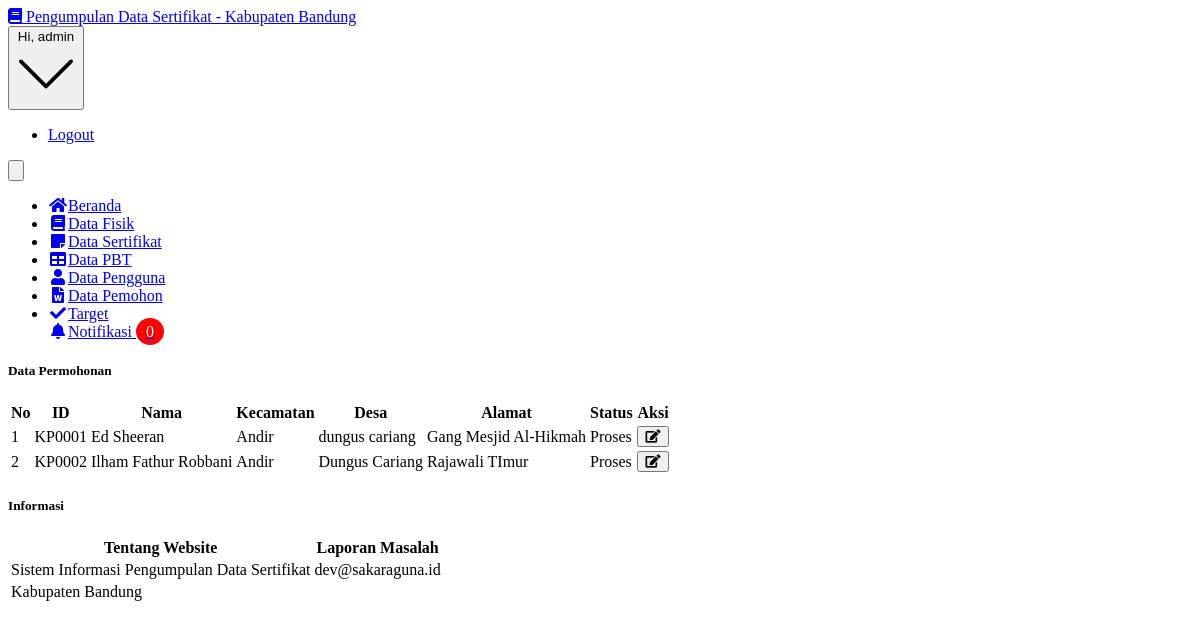
The page /admin/permohonan.php (signed in) on the database as committed earlier.
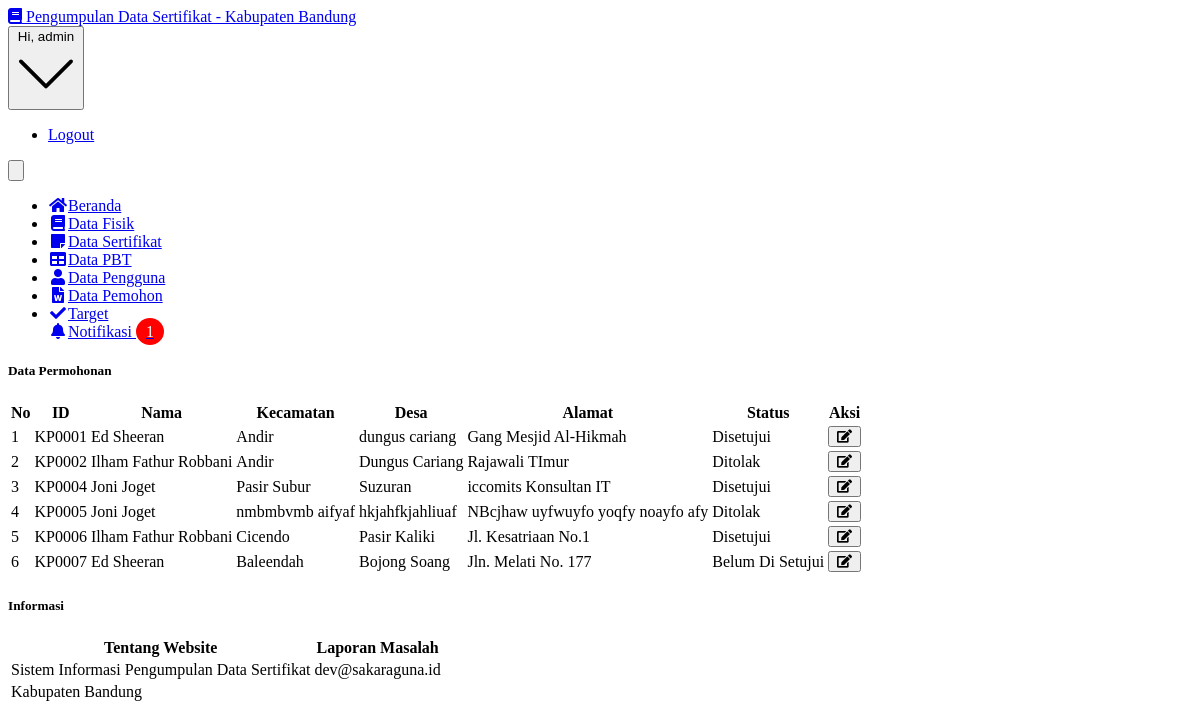
The same page on the database as committed later.
### tables this page shows
CREATE TABLE `user` (
  `id_user` int(5) NOT NULL,
  `username` varchar(20) NOT NULL,
  `password` varchar(50) NOT NULL,
  `email` varchar(50) NOT NULL,
  `nama_lengkap` varchar(50) NOT NULL,
  `jabatan` varchar(10) NOT NULL,
  `dibuat_pada` timestamp(6) NOT NULL DEFAULT CURRENT_TIMESTAMP(6) ON UPDATE CURRENT_TIMESTAMP(6)
);

CREATE TABLE `permohonan` (
  `id_permohonan` varchar(6) NOT NULL,
  `id_user` int(5) NOT NULL,
  `kecamatan` varchar(255) NOT NULL,
  `desa` varchar(255) NOT NULL,
  `alamat` text NOT NULL,
  `status` enum('Belum Di Setujui','Disetujui','Ditolak') NOT NULL,
  `notif` enum('read','unread') NOT NULL
);

### admin/permohonan.php (the view, shortened to what the changed rows need)
<?php
	include '../core/conn.php';
  $ambilNotif = mysqli_query($connection,"SELECT * FROM permohonan WHERE notif = 'unread' ORDER BY id_permohonan ASC");
  $jumlahNotif = mysqli_num_rows($ambilNotif);
	$data = mysqli_query($connection, "SELECT * FROM permohonan");
?>
<!DOCTYPE html>
<html lang="en">
  <head>
    <link rel="stylesheet" href="https://use.fontawesome.com/releases/v5.3.1/css/all.css">
    <link href="../assets/css/style.css" rel="stylesheet" type="text/css">
  </head>
  <body class="bg-gray-100 font-sans leading-normal tracking-normal">
    <nav id="header" class="bg-white fixed w-full z-10 top-0 shadow">
      <div class="w-full container mx-auto flex flex-wrap items-center mt-0 pt-3 pb-3 md:pb-0">
        <div class="w-full flex-grow lg:flex lg:items-center lg:w-auto hidden lg:block mt-2 lg:mt-0 bg-white z-20" id="nav-content">
          <ul class="list-reset lg:flex flex-1 items-center px-4 md:px-0">
            <li class="dropdown mr-6 my-2 md:my-0">
              <a href="#" class="block py-1 md:py-3 pl-1 align-middle text-gray-500 no-underline hover:text-gray-900 border-b-2 border-white">
              <i class="fa fa-bell fa-fw mr-3"></i><span class="pb-1 md:pb-0 text-sm">Notifikasi <span class="badge"><?php echo $jumlahNotif;?></span></span>
              </a>
            </li>
          </ul>
        </div>
      </div>
    </nav>
    <div class="container w-full mx-auto pt-20">
      <div class="w-full px-4 md:px-0 md:mt-8 mb-16 text-gray-800 leading-normal ">
        <div class="w-full p-3">
          <div class="bg-white border rounded shadow-sm p-3">
            <table class="table-auto w-full">
              <thead>
                <tr class="bg-blue-300">
                  <th class="px-4 py-2">No</th>
                  <th class="px-4 py-2">ID</th>
                  <th class="px-4 py-2">Nama</th>
                  <th class="px-4 py-2">Kecamatan</th>
                  <th class="px-4 py-2">Desa</th>
                  <th class="px-4 py-2">Alamat</th>
                  <th class="px-4 py-2">Status</th>
                  <th class="px-4 py-2">Aksi</th>
                </tr>
              </thead>
              <tbody>
              <?php
              	$no = 0;
                while($d = mysqli_fetch_array($data)){
                	$no++;
              ?>
              <?php
              	$id_user = $d['id_user'];
              	$nama = mysqli_query($connection, "SELECT nama_lengkap FROM user WHERE id_user=$id_user");
              	while ($row = $nama->fetch_assoc()) {
              ?>
                <tr class="text-center">
                  <td class="border px-4 py-2"><?php echo $no;?></td>
                  <td class="border px-4 py-2"><?=$d['id_permohonan'];?></td>
                  <td class="border px-4 py-2"><?=$row['nama_lengkap'];?></td>
                  <td class="border px-4 py-2"><?=$d['kecamatan'];?></td>
                  <td class="border px-4 py-2"><?=$d['desa'];?></td>
                  <td class="border px-4 py-2"><?=$d['alamat'];?></td>
                  <td class="border px-4 py-2"><?=$d['status'];?></td>
                  <td class="border px-4 py-2">
                    <a href="edit_permohonan.php?id_permohonan=<?=$d['id_permohonan'];?>"><button title="Detail" class="bg-green-400 px-2 py-1 text-sm rounded-md text-green-700"> <i class="fa fa-edit fa-fw"></i> </button></a>
                  </td>
                </tr>
            <?php } ?>
                <?php } ?>
              </tbody>
            </table>
          </div>
        </div>
          <div class="w-full p-3">
            <div class="bg-white border rounded shadow">
              <div class="p-5">
                <table class="w-full p-5 text-gray-700">
                  <thead>
                    <tr>
                      <th class="text-left text-blue-900">Tentang Website</th>
                      <th class="text-left text-blue-900">Laporan Masalah</th>
                    </tr>
                  </thead>
                </table>
              </div>
            </div>
          </div>
        </div>
        </div>
  </body>
</html>

Rows that differ between the two databases and show on the page:
changed permohonan "KP0001": status "Proses" → "Disetujui"
changed permohonan "KP0002": status "Proses" → "Ditolak"
added permohonan: id_permohonan "KP0004", kecamatan "Pasir Subur", desa "Suzuran", alamat "iccomits Konsultan IT", status "Disetujui"
now on this page (row unchanged): user: nama_lengkap "Joni Joget"
added permohonan: id_permohonan "KP0005", kecamatan "nmbmbvmb aifyaf", desa "hkjahfkjahliuaf", alamat "NBcjhaw uyfwuyfo yoqfy noayfo afy", status "Ditolak"
added permohonan: id_permohonan "KP0006", kecamatan "Cicendo", desa "Pasir Kaliki", alamat "Jl. Kesatriaan No.1", status "Disetujui", user (nama_lengkap "Ilham Fathur Robbani")
added permohonan: id_permohonan "KP0007", kecamatan "Baleendah", desa "Bojong Soang", alamat "Jln. Melati No. 177", status "Belum Di Setujui", user (nama_lengkap "Ed Sheeran")
Other text that changed with them:
$jumlahNotif: "0" → "1"
